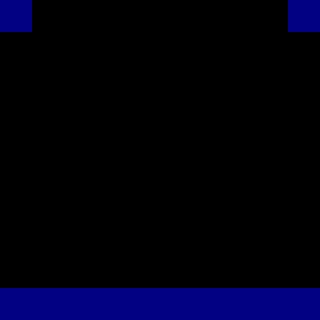

Rendered tile map (Tiled .tmx) drawn with the repository's tilesets; below, a short description and the map source with its tile grids summarised:
An orthogonal 10x10 tile map with 32x32 px tiles, 1 tile layer (Tile Layer 1).

<map version="1.0" orientation="orthogonal" width="10" height="10" tilewidth="32" tileheight="32">
 <tileset firstgid="1" name="tiles" tilewidth="32" tileheight="32">
  <image source="tiles.png" width="256" height="256" />
 </tileset>
 <layer name="Tile Layer 1" width="10" height="10">
  <data>[100 cells, 12 non-empty, 1 distinct tile ids]</data>
 </layer>
</map>
